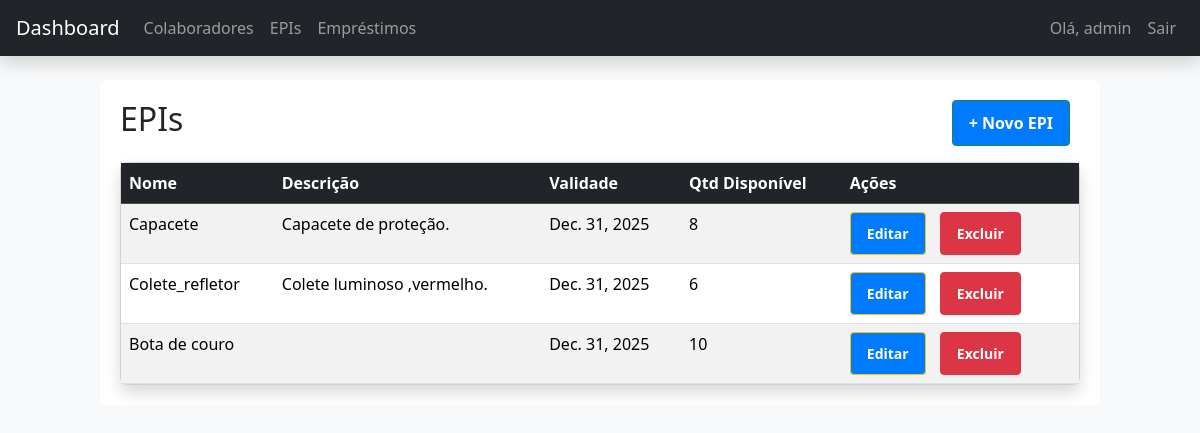
The app's page /epis/ (signed in), older data.
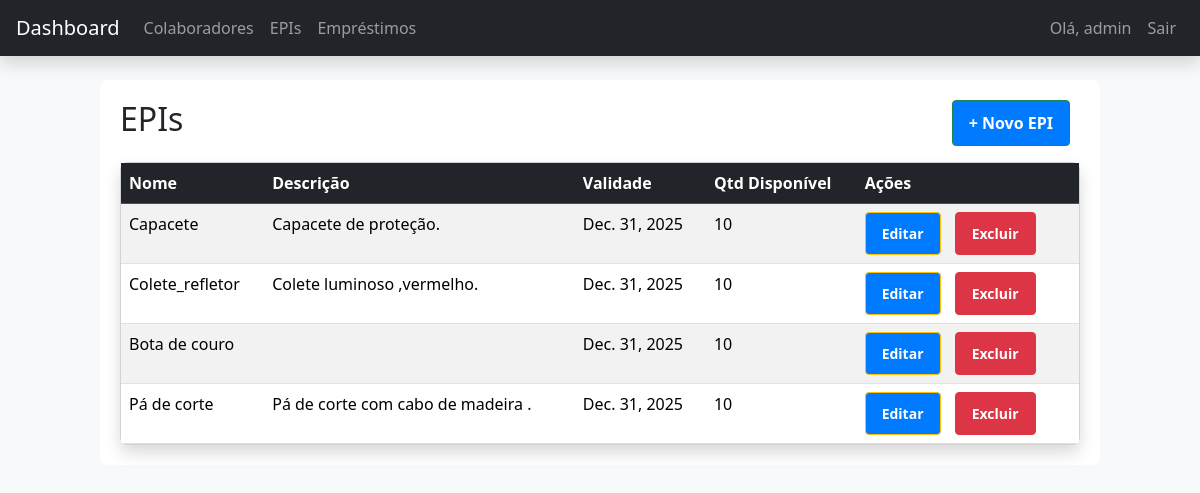
The same page, newer data.
### appEpi/models.py (models this page shows, shortened)
class Epi(models.Model):
    nome = models.CharField(max_length=100)
    descricao = models.TextField(blank=True, null=True)
    validade = models.DateField(blank=True, null=True)
    quantidade = models.PositiveIntegerField(default=0)
    @property
    def quantidade_disponivel(self):
        from .models import Emprestimo
        emprestados = Emprestimo.objects.filter(
            epi=self, status='Em uso'
        ).aggregate(models.Sum('quantidade'))['quantidade__sum'] or 0
        return self.quantidade - emprestados

### appEpi/views.py (the view)
# urls.py: path('epis/', views.listar_epis, name='listar_epis'),
@login_required
def listar_epis(request):
    epis = Epi.objects.all()
    return render(request, 'epis/listar.html', {'epis': epis})

### appEpi/templates/epis/listar.html
{% extends 'base.html' %}
{% block content %}
<div class="d-flex justify-content-between align-items-center mb-3">
<h2>EPIs</h2>
<a class="btn btn-success" href="{% url 'cadastrar_epi' %}">+ Novo EPI</a>
</div>
<div class="card shadow rounded-3">
<div class="table-responsive">
<table class="table table-striped table-hover mb-0">
<thead class="table-dark">
<tr><th>Nome</th><th>Descrição</th><th>Validade</th><th>Qtd Disponível</th><th>Ações</th></tr>
</thead>
<tbody>
{% for epi in epis %}
<tr>
<td>{{ epi.nome }}</td>
<td>{{ epi.descricao }}</td>
<td>{{ epi.validade }}</td>
<td>{{ epi.quantidade_disponivel }}</td>
<td>
<a class="btn btn-sm btn-warning" href="{% url 'editar_epi' epi.id %}">Editar</a>
<a class="btn btn-sm btn-danger" href="{% url 'excluir_epi' epi.id %}">Excluir</a>
</td>
</tr>
{% empty %}
<tr><td colspan="5" class="text-center text-muted">Nenhum EPI cadastrado.</td></tr>
{% endfor %}
</tbody>
</table>
</div>
</div>
{% endblock %}

Row changes from the older to the newer data that the page shows:
changed Epi "Capacete": quantidade_disponivel "8" → "10"
changed Epi "Colete_refletor": quantidade_disponivel "6" → "10"
added Epi: nome "Pá de corte", descricao "Pá de corte com cabo de madeira .", validade "Dec. 31, 2025", quantidade_disponivel "10"
